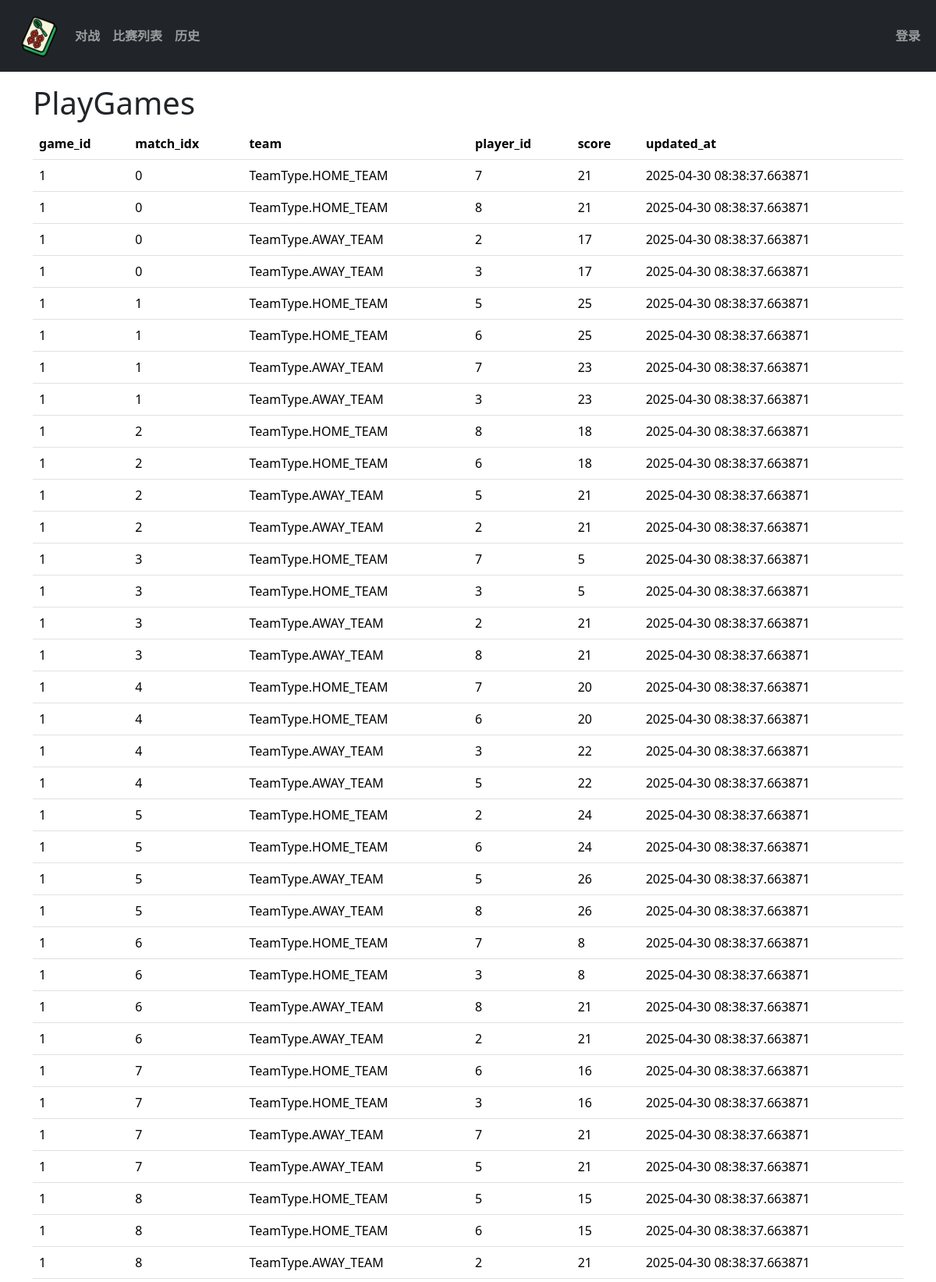
Screenshot of /database-check (upper part) with the database file from the repository.
### app/models.py (models this page shows, shortened)
class PlayGames(db.Model):
    __table_args__ = (
        db.Index('idx_game_player', 'game_id', 'player_id'),
        db.Index('idx_game_match_team', 'game_id', 'match_idx', 'team'),
    )
    id = db.Column(db.Integer, primary_key=True, autoincrement=True)
    game_id = db.Column(db.Integer, db.ForeignKey('games.id'), nullable=False)
    player_id = db.Column(db.Integer, db.ForeignKey('users.id'), nullable=False)
    match_idx = db.Column(db.Integer, nullable=False)
    match_type = db.Column(db.Enum(MatchType), nullable=False)
    team = db.Column(db.Enum(TeamType), nullable=False)
    score = db.Column(db.Integer,nullable=True,)
    net_score = db.Column(db.Integer,nullable=True,)
    result = db.Column(db.Enum(MatchResultType),nullable=True,)
    updated_at = db.Column(db.DateTime(timezone=True), nullable=False, default=lambda:datetime.now(timezone.utc), onupdate=lambda:datetime.now(timezone.utc))
    player = db.relationship('Users', backref='played_games')
    match = db.relationship('Games', backref='participants')

### app/route.py (the view)
@app.route('/database-check')
def database_check():
    gs = Games.query.all()
    pgs = PlayGames.query.all()
    return render_template("database-check.html", playgames = list(pgs), games = list(gs))

### app/templates/database-check.html (shortened to what this page needs)
{% extends "base.html" %}
{% block app_content %}
<h1>PlayGames</h1>
<table class="table">
  <thead>
    <tr>
      <th scope="col">game_id</th>
      <th scope="col">match_idx</th>
      <th scope="col">team</th>
      <th scope="col">player_id</th>
      <th scope="col">score</th>
      <th scope="col">updated_at</th>
    </tr>
  </thead>
  <tbody>
    {% for item in playgames%}
      <tr>
        <td>{{item.game_id}}</td>
        <td>{{item.match_idx}}</td>
        <td>{{item.team}}</td>
        <td>{{item.player_id}}</td>
        <td>{{item.score}}</td>
        <td>{{item.updated_at}}</td>
      </tr>
    {% endfor %}
  </tbody>
</table>
{% endblock %}

### rows the page displays
PlayGames: game_id "1", match_idx "0", team "TeamType.HOME_TEAM", player_id "7", score "21", updated_at "2025-04-30 08:38:37.663871"
PlayGames: game_id "1", match_idx "0", team "TeamType.HOME_TEAM", player_id "8", score "21", updated_at "2025-04-30 08:38:37.663871"
PlayGames: game_id "1", match_idx "0", team "TeamType.AWAY_TEAM", player_id "2", score "17", updated_at "2025-04-30 08:38:37.663871"
PlayGames: game_id "1", match_idx "0", team "TeamType.AWAY_TEAM", player_id "3", score "17", updated_at "2025-04-30 08:38:37.663871"
PlayGames: game_id "1", match_idx "1", team "TeamType.HOME_TEAM", player_id "5", score "25", updated_at "2025-04-30 08:38:37.663871"
PlayGames: game_id "1", match_idx "1", team "TeamType.HOME_TEAM", player_id "6", score "25", updated_at "2025-04-30 08:38:37.663871"
PlayGames: game_id "1", match_idx "1", team "TeamType.AWAY_TEAM", player_id "7", score "23", updated_at "2025-04-30 08:38:37.663871"
PlayGames: game_id "1", match_idx "1", team "TeamType.AWAY_TEAM", player_id "3", score "23", updated_at "2025-04-30 08:38:37.663871"
PlayGames: game_id "1", match_idx "2", team "TeamType.HOME_TEAM", player_id "8", score "18", updated_at "2025-04-30 08:38:37.663871"
PlayGames: game_id "1", match_idx "2", team "TeamType.HOME_TEAM", player_id "6", score "18", updated_at "2025-04-30 08:38:37.663871"
PlayGames: game_id "1", match_idx "2", team "TeamType.AWAY_TEAM", player_id "5", score "21", updated_at "2025-04-30 08:38:37.663871"
PlayGames: game_id "1", match_idx "2", team "TeamType.AWAY_TEAM", player_id "2", score "21", updated_at "2025-04-30 08:38:37.663871"
PlayGames: game_id "1", match_idx "3", team "TeamType.HOME_TEAM", player_id "7", score "5", updated_at "2025-04-30 08:38:37.663871"
PlayGames: game_id "1", match_idx "3", team "TeamType.HOME_TEAM", player_id "3", score "5", updated_at "2025-04-30 08:38:37.663871"
PlayGames: game_id "1", match_idx "3", team "TeamType.AWAY_TEAM", player_id "2", score "21", updated_at "2025-04-30 08:38:37.663871"
PlayGames: game_id "1", match_idx "3", team "TeamType.AWAY_TEAM", player_id "8", score "21", updated_at "2025-04-30 08:38:37.663871"
PlayGames: game_id "1", match_idx "4", team "TeamType.HOME_TEAM", player_id "7", score "20", updated_at "2025-04-30 08:38:37.663871"
PlayGames: game_id "1", match_idx "4", team "TeamType.HOME_TEAM", player_id "6", score "20", updated_at "2025-04-30 08:38:37.663871"
PlayGames: game_id "1", match_idx "4", team "TeamType.AWAY_TEAM", player_id "3", score "22", updated_at "2025-04-30 08:38:37.663871"
PlayGames: game_id "1", match_idx "4", team "TeamType.AWAY_TEAM", player_id "5", score "22", updated_at "2025-04-30 08:38:37.663871"
PlayGames: game_id "1", match_idx "5", team "TeamType.HOME_TEAM", player_id "2", score "24", updated_at "2025-04-30 08:38:37.663871"
PlayGames: game_id "1", match_idx "5", team "TeamType.HOME_TEAM", player_id "6", score "24", updated_at "2025-04-30 08:38:37.663871"
PlayGames: game_id "1", match_idx "5", team "TeamType.AWAY_TEAM", player_id "5", score "26", updated_at "2025-04-30 08:38:37.663871"
PlayGames: game_id "1", match_idx "5", team "TeamType.AWAY_TEAM", player_id "8", score "26", updated_at "2025-04-30 08:38:37.663871"
PlayGames: game_id "1", match_idx "6", team "TeamType.HOME_TEAM", player_id "7", score "8", updated_at "2025-04-30 08:38:37.663871"
PlayGames: game_id "1", match_idx "6", team "TeamType.HOME_TEAM", player_id "3", score "8", updated_at "2025-04-30 08:38:37.663871"
PlayGames: game_id "1", match_idx "6", team "TeamType.AWAY_TEAM", player_id "8", score "21", updated_at "2025-04-30 08:38:37.663871"
PlayGames: game_id "1", match_idx "6", team "TeamType.AWAY_TEAM", player_id "2", score "21", updated_at "2025-04-30 08:38:37.663871"
PlayGames: game_id "1", match_idx "7", team "TeamType.HOME_TEAM", player_id "6", score "16", updated_at "2025-04-30 08:38:37.663871"
PlayGames: game_id "1", match_idx "7", team "TeamType.HOME_TEAM", player_id "3", score "16", updated_at "2025-04-30 08:38:37.663871"
PlayGames: game_id "1", match_idx "7", team "TeamType.AWAY_TEAM", player_id "7", score "21", updated_at "2025-04-30 08:38:37.663871"
PlayGames: game_id "1", match_idx "7", team "TeamType.AWAY_TEAM", player_id "5", score "21", updated_at "2025-04-30 08:38:37.663871"
PlayGames: game_id "1", match_idx "8", team "TeamType.HOME_TEAM", player_id "5", score "15", updated_at "2025-04-30 08:38:37.663871"
PlayGames: game_id "1", match_idx "8", team "TeamType.HOME_TEAM", player_id "6", score "15", updated_at "2025-04-30 08:38:37.663871"
PlayGames: game_id "1", match_idx "8", team "TeamType.AWAY_TEAM", player_id "2", score "21", updated_at "2025-04-30 08:38:37.663871"
